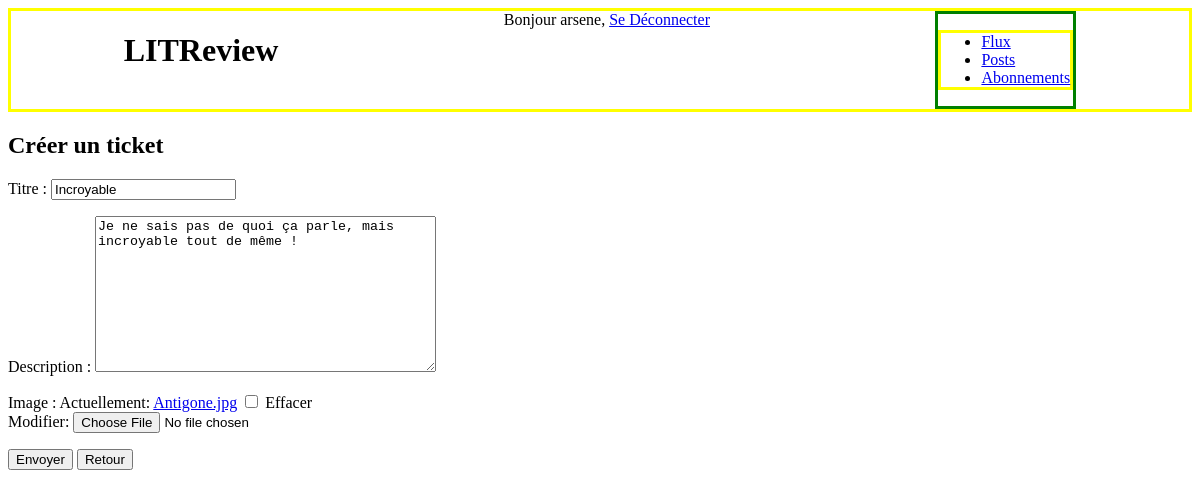
Screenshot of /ticket_modification/5 (signed in) with the database file from the repository.
### Base/models.py (models this page shows, shortened)
class Ticket(models.Model):
    IMG_MAX_SIZE = (200,200)
    title = models.CharField(max_length=128, verbose_name="Titre")
    description = models.TextField(max_length=2048, blank=True)
    user = models.ForeignKey(\
        to=settings.AUTH_USER_MODEL, on_delete=models.CASCADE)
    image = ImageField(null=True, blank=True)
    time_created = models.DateTimeField(auto_now_add=True)

### Base/views.py (the view)
# urls.py: path('ticket_modification/<int:ticket_id>', b_views.ticket_modification, name="ticket_modification")
@login_required
def ticket_modification(request, ticket_id):
    ticket_to_modify = models.Ticket.objects.get(id=ticket_id)
    if request.method == 'POST':
        form = forms.TicketForm(request.POST, request.FILES, \
            instance=ticket_to_modify)
        if form.is_valid():
            form.save()
            return redirect('own_posts')
    else:
        form = forms.TicketForm(instance=ticket_to_modify)
    return render(request, 'critics/ticket_creation.html', context={'form': form})

### Base/forms.py
class TicketForm(forms.ModelForm):
    class Meta:
        model = models.Ticket
        fields = ['title', 'description', 'image']

### LITReview/templates/critics/ticket_creation.html (shortened to what this page needs)
{% extends "Base.html" %}
{% block content %}
    <h2>Créer un ticket</h2>
    <form method="post" enctype="multipart/form-data">
        {{ form.as_p }}
        <button type="submit">Envoyer</button>
        <a href="{% url 'HomePage' %}"><button>Retour</button></a>
    </form>
{% endblock %}

### LITReview/templates/Base.html (shortened to what this page needs)
{% load static %}
<!DOCTYPE html>
<html lang="fr">
<head>
    <link rel='stylesheet' type='text/css' media='screen' href="{% static 'css/style.css'%}?20181209">
</head>
<header>
    <h1 id="main-title">LITReview</h1>
    <span class="user">
        {% if request.user.is_authenticated %}
            Bonjour {{ request.user.username }},
            <a href="{% url "logout" %}">Se Déconnecter</a>
        {% endif %}
    </span>
    <div id="header-banner">
        {% if request.user.is_authenticated %}
            <ul class="menu">
                <li {% if section == "HomePage" %}class="selected"{% endif %}>
                    <a href="{% url 'HomePage' %}">Flux</a>
                </li>
                <li {% if section == "Posts" %}class="selected"{% endif %}>
                    <a href="{% url 'own_posts' %}">Posts</a>
                </li>
                <li {% if section == "Subscriptions" %}class="selected"{% endif %}>
                    <a href="{% url 'subscribers_page' %}">Abonnements</a>
                </li>
            </ul>
            {% else %}
                <a>Utilisateur non connecté</a>
        {% endif %}
    </div>
</header>
<body>
    {% block content %}
    {% endblock %}
</body>
</html>

### Base/static/css/style.css (style rules this page uses)
header { border:3px solid yellow; display:flex; justify-content: space-around; }
#header-banner { display: inline-block; justify-items: space-between; border:3px solid green; }
#main-title { display: inline-flex; justify-content: right; }
.menu { justify-items: space-between; border:3px solid yellow; }

### rows the page displays
Ticket: title "Incroyable", description "Je ne sais pas de quoi ça parle, mais incroyable tout de même !"

### other values shown
{{ request.user.username }} "arsene"
